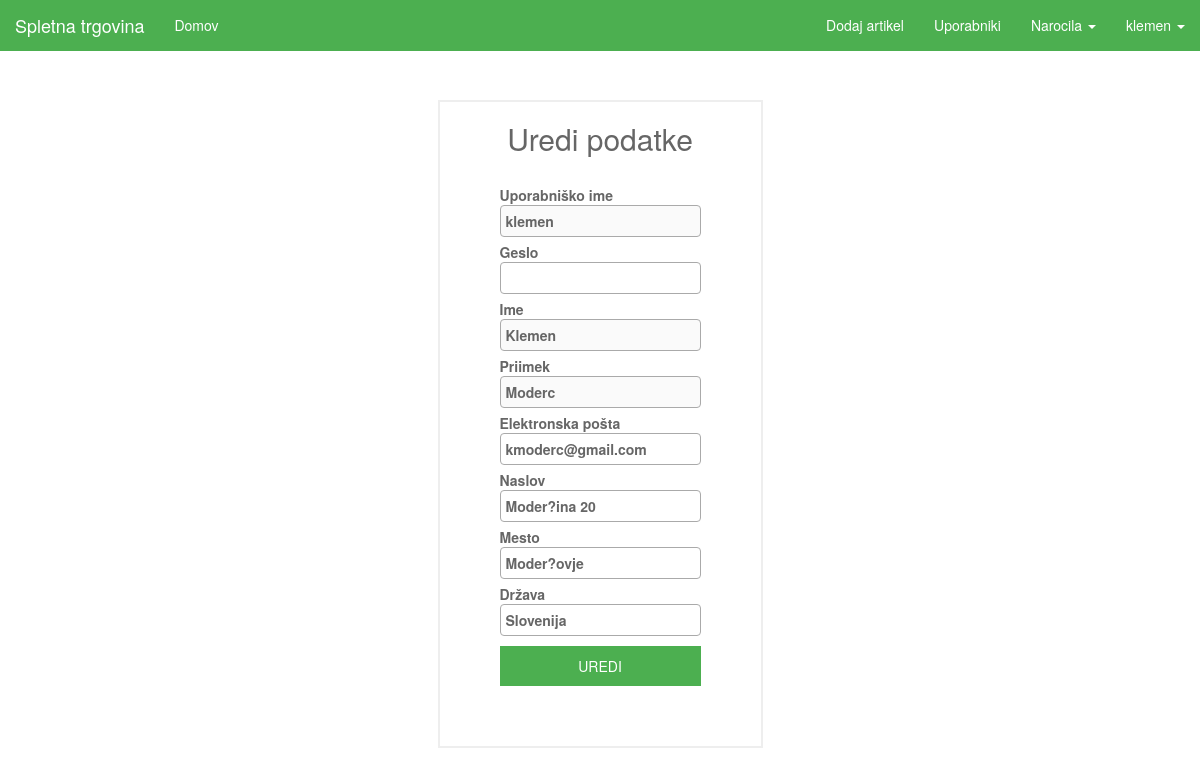
The app's page /seller/klemen/edit (signed in), older data.
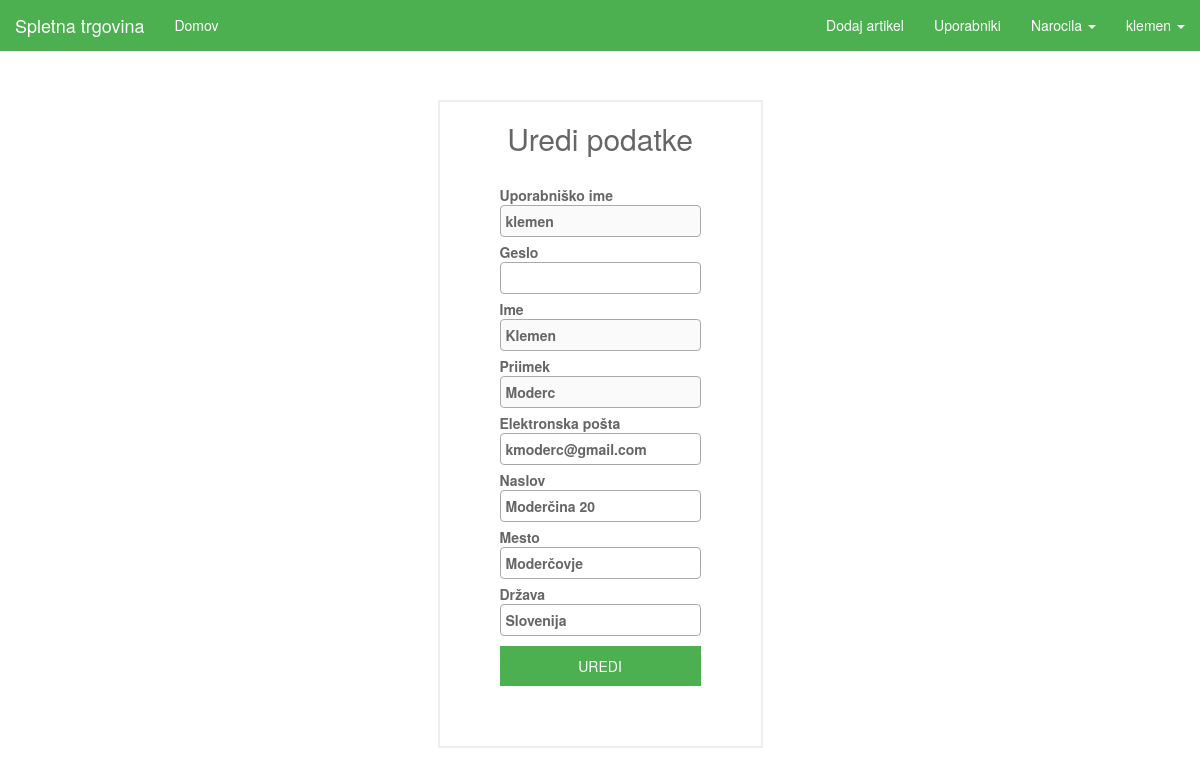
The same page, newer data.
### tables this page shows
CREATE TABLE `sellers` (
  `id_seller` int(11) NOT NULL AUTO_INCREMENT,
  `first_name` varchar(45) DEFAULT NULL,
  `last_name` varchar(45) DEFAULT NULL,
  `username` varchar(45) DEFAULT NULL,
  `password` varchar(45) DEFAULT NULL,
  `email` varchar(45) DEFAULT NULL,
  `address` varchar(45) DEFAULT NULL,
  `city` varchar(45) DEFAULT NULL,
  `country` varchar(45) DEFAULT NULL,
  `active_seller` int(11) NOT NULL,
  PRIMARY KEY (`id_seller`)
);

### View.php (called while the page is built, shortened)
<?php
class View {
    public static function render($file, $variables = array(), $extract) {
        include($file);
        return ob_get_clean();
    }
}

### sql/DBSellers.php (called while the page is built, shortened)
<?php
class DBSellers {
    public static function getSellerInfo($id) {
        $db = InitDB::getInstance();
        $stmt = $db->prepare("SELECT * FROM sellers WHERE "
            . "id_seller = ?");
        $stmt->bindValue(1, $id);
        $stmt->execute();
        return $stmt->fetch();
    }
}

### view/seller/edit_seller.php (the view, shortened to what the changed rows need)
<!DOCTYPE html>
<html>
<head>
    <?php
    include "view/partials/head.php";
    ?>
</head>
<body>
<?php include "view/partials/navigation_seller.php"; ?>
<div class="container">
    <div class="wrapper">
        <div class="row active-with-click text-center">
            <form class="login_form" method="post" action="<?php echo SELLER_URL.$variables['username']."/edit" ?>">
                <h2>Uredi podatke</h2><br>
                <label class="align-left">Uporabniško ime<br><input class="input-modern" type="text" disabled value="<?php echo $variables['username'] ?>" ></label><br>
                <label class="align-left">Geslo<br><input class="input-modern" type="password" name="password" value="" ></label><br>
                <label class="align-left">Ime<br><input class="input-modern" type="text" disabled value="<?php echo $variables['first_name'] ?>" ></label><br>
                <label class="align-left">Priimek<br><input class="input-modern" type="text" disabled value="<?php echo $variables['last_name'] ?>" ></label><br>
                <label class="align-left">Elektronska pošta<br><input class="input-modern" type="email" name="email" value="<?php echo $variables['email'] ?>" ></label><br>
                <label class="align-left">Naslov<br><input class="input-modern" type="text" name="address" value="<?php echo $variables['address'] ?>" ></label><br>
                <label class="align-left">Mesto<br><input class="input-modern" type="text" name="city" value="<?php echo $variables['city'] ?>" ></label><br>
                <label class="align-left">Država<br><input class="input-modern" type="text" name="country" value="<?php echo $variables['country'] ?>" ></label><br>
                <button class="btn-block btn-modern seller_btn top_margin_5px" type="submit">UREDI</button>
            </form>
        </div>
    </div>
</div>
</body>
</html>

### index.php (shortened to what the changed rows need)
<?php
$path = isset($_SERVER["PATH_INFO"]) ? trim($_SERVER["PATH_INFO"], "/") : "";
$urls = [
    "/^$/" => function () {
        Controller::index();
    },
    "/login$/" => function($method) {
        if ($method == "POST") {
            Controller::login();
        } else {
            Controller::login_page();
        }
    },
    "/logout$/" => function() {
        Controller::logout();
    },
    "/register$/" => function($method) {
        if ($method == "POST") {
            Controller::register();
        } else {
            Controller::login_page();
        }
    },
    "/^register\/activate.*/" => function($method, $id = null, $token = null) {
        $id = $_GET['user'];
        $token = $_GET['token'];
        Controller::activation($id, $token);
    },
    "/^article\/(\d+)$/" => function($method, $id = null) {
        Controller::details_page($id);
    },
    "/search.*/" => function($method) {
        Controller::search();
    },
    "/add-to-cart$/" => function () {
        Controller::addToCart();
    },
    "/remove-cart$/" => function () {
        Controller::removeFromCart();
    },
    "/update-cart$/" => function () {
        Controller::updateCart();
    },
    "/purge-cart$/" => function () {
        Controller::purgeCart();
    },
    "/cart-confirm$/" => function($method) {
        Controller::cartConfirm();
    },
    "/cart$/" => function($method) {
        Controller::cart();
    },
    "/checkout$/" => function($method) {
        Controller::checkout();
    },
    "/^article\/rate$/" => function($method, $id = null) {
        Controller::rate();
    },
    "/wip/" => function() {
        Controller::wip();
    },
    "/^user\/(\w+)\/edit$/" => function($method, $username) {
        if (isset($_SESSION['user']) && ($_SESSION['user'] == $username)) {
            if ($method == "POST") {
                Controller::edit_user($_SESSION['id']);
            } else {
                Controller::edit_user_page($_SESSION['id']);
            }
        }
        else {
            View::redirect(BASE_URL);
        }
    },
    "/^user\/(\w+)\/orders\/info$/" => function($method) {
        Controller::order_details($method);
    },
    "/^user\/(\w+)\/orders$/" => function($method, $username) {
        if (isset($_SESSION['user']) && ($_SESSION['user'] == $username)) {
            Controller::user_orders($_SESSION['id']);
        }
        else {
            View::redirect(BASE_URL);
        }
    },
    "/api\/articles$/" => function() {
        APIController::index();
    },
    "/api\/article\/(\d+)$/" => function($method, $id = null) {
        APIController::get_article($id);
    },
    "/^admin$/" => function($method) {
        if ($method == "POST") {
            AdminController::login();
        } else {
            AdminController::login_page();
        }
    },
    "/^admin\/edit$/" => function($method, $id = null) {
        if ($method == "POST") {
            AdminController::edit_admin($id);
        } else {
            AdminController::edit_admin_page($id);
        }
    },
    "/^admin\/edit\/(\d+)$/" => function($method, $id = null) {
        if ($method == "POST") {
            AdminController::edit_seller($id);
        } else {
            AdminController::edit_seller_page($id);
        }
    },
    "/^admin\/add$/" => function($method) {
        if ($method == "POST") {
            AdminController::add_seller();
        } else {
            AdminController::add_seller_page();
        }
    },
    "/^seller$/" => function() {
        SellerController::index();
    },
    "/^seller\/(\w+)\/edit$/" => function($method, $username) {
        if (isset($_SESSION['seller']) && ($_SESSION['seller'] == $username)) {
            if ($method == "POST") {
                SellerController::edit_seller($_SESSION['id']);
            } else {
                SellerController::edit_seller_page($_SESSION['id']);
            }
        }
        else {
            View::redirect(BASE_URL);
        }
    },
    "/^seller\/edit\/(\d+)$/" => function($method, $id = null) {
        if ($method == "POST") {
            SellerController::edit_article($id);
        } else {
            SellerController::edit_article_page($id);
        }
    },
    "/^seller\/delete\/(\d+)$/" => function($method, $id = null) {
        SellerController::delete_article($id);
    },
    "/^seller\/add$/" => function($method) {
        if ($method == "POST") {
            SellerController::add_article();
        } else {
            SellerController::add_article_page();
        }
    },
    "/^seller\/unprocessed-orders$/" => function($method) {
        SellerController::unprocessed_orders();
    },
    "/^seller\/unprocessed-orders\/confirm$/" => function($method) {
        SellerController::confirm_order($method);
    },
    "/^seller\/unprocessed-orders\/cancel$/" => function($method) {
        SellerController::cancel_order($method);
    },
    "/^seller\/all-orders\/storno$/" => function($method) {
        SellerController::storno_order($method);
    },
    "/^seller\/unprocessed-orders\/info$/" => function($method) {
        SellerController::unprocessed_order_details($method);
    },
    "/^seller\/all-orders\/info$/" => function($method) {
        SellerController::order_details($method);
    },
    "/^seller\/all-orders$/" => function($method) {
        SellerController::all_orders();
    },
    "/^seller\/all-users$/" => function($method) {
        SellerController::all_users();
    },
    "/^seller\/all-users\/edit\/(\d+)$/" => function($method, $id = null) {
        if ($method == "POST") {
            SellerController::edit_user($id);
        } else {
            SellerController::edit_user_page($id);
        }
    },
    "/^seller\/all-users\/add$/" => function($method, $id = null) {
        if ($method == "POST") {
            SellerController::add_user();
        } else {
            SellerController::add_user_page();
        }
    },
];
foreach ($urls as $pattern => $controller) {
    if (preg_match($pattern, $path, $params)) {
        try {
            $params[0] = $_SERVER["REQUEST_METHOD"];
            $controller(...$params);
        } catch (InvalidArgumentException $e) {
            View::error404();
        } catch (Exception $e) {
            View::displayError($e, true);
        }
        exit();
    }
}

Row changes from the older to the newer data that the page shows:
changed sellers "klemen": address "Moder?ina 20" → "Moderčina 20"; city "Moder?ovje" → "Moderčovje"
